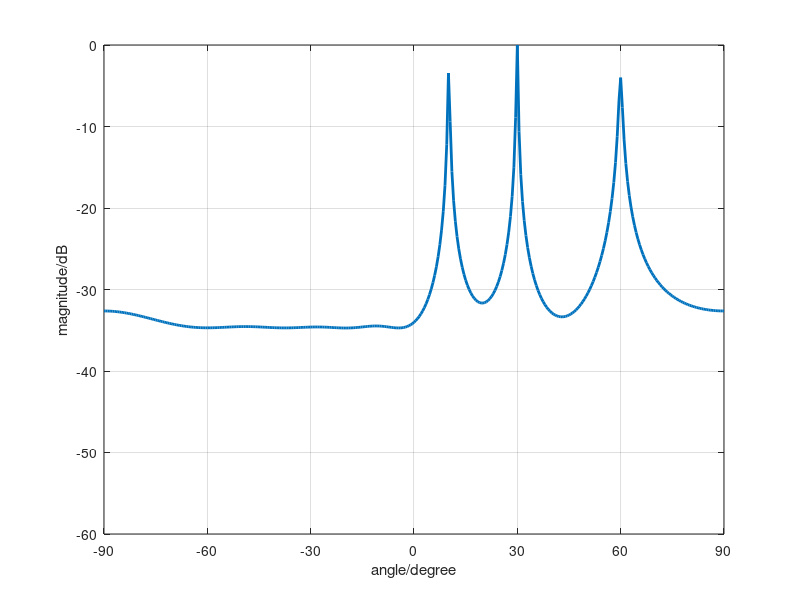

Source code (MATLAB):
clear all
close all
derad = pi/180;       %角度——>弧度
radeg = 180/pi;        %弧度——>角度
twpi = 2*pi;
kelm = 8;            %阵元数
dd = 0.5;            %阵元间距
d=0:dd:(kelm-1)*dd;
iwave = 3;            %信源数
theta = [10 30 60];    %波达方向
snr = 10;            %信噪比
n = 500;            %采样数
A = exp(-j*twpi*d.'*sin(theta*derad));    %方向向量
S = randn(iwave,n);                        %信源信号
X = A * S;                                %接收信号
X1 = awgn(X,snr,'measured');               %添加噪声
Rxx = X1*X1'/n;                            %计算协方差矩阵
InvS=inv(Rxx);
[EV,D]=eig(Rxx);                            %特征值分解
EVA=diag(D)'
[EVA,I]=sort(EVA);                           %特征值从小到大排序
EVA=fliplr(EVA);                               %左右翻转，从大到小排序
EV=fliplr(EV(:,I));                            %对应特征向量排序

%构造MUSIC空间谱函数
for iang = 1:361
    angle(iang)=(iang-181)/2;
    phim=derad*angle(iang);
    a=exp(-j*twpi*d*sin(phim)).';
    L=iwave;
    En=EV(:,L+1:kelm);                        %得到噪声子空间
    SP(iang)=(a'*a)/(a'*En*En'*a);
end


%作图
SP=abs(SP);
SPmax=max(SP);
SP=10*log10(SP/SPmax);
h=plot(angle,SP);
set(h,'Linewidth',2)
xlabel('angle/degree')
ylabel('magnitude/dB')
axis([-90 90 -60 0])
set(gca,'XTick',[-90:30:90])
grid on
